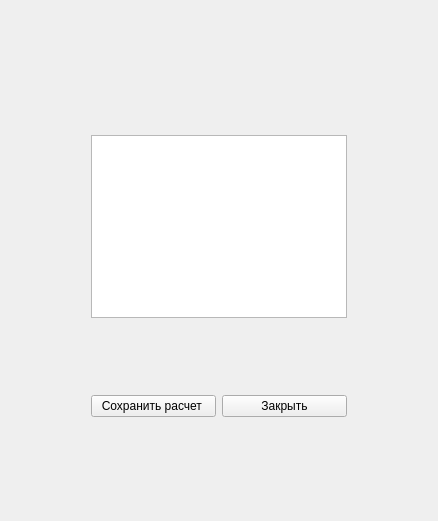
<?xml version="1.0" encoding="UTF-8"?>
<ui version="4.0">
 <class>filter_table</class>
 <widget class="QWidget" name="filter_table">
  <property name="geometry">
   <rect>
    <x>0</x>
    <y>0</y>
    <width>438</width>
    <height>521</height>
   </rect>
  </property>
  <property name="windowTitle">
   <string>Form</string>
  </property>
  <layout class="QGridLayout" name="gridLayout_5">
   <item row="0" column="1">
    <spacer name="verticalSpacer_4">
     <property name="orientation">
      <enum>Qt::Vertical</enum>
     </property>
     <property name="sizeHint" stdset="0">
      <size>
       <width>20</width>
       <height>120</height>
      </size>
     </property>
    </spacer>
   </item>
   <item row="1" column="0">
    <spacer name="horizontalSpacer">
     <property name="orientation">
      <enum>Qt::Horizontal</enum>
     </property>
     <property name="sizeHint" stdset="0">
      <size>
       <width>40</width>
       <height>20</height>
      </size>
     </property>
    </spacer>
   </item>
   <item row="1" column="1">
    <layout class="QGridLayout" name="gridLayout_3">
     <item row="1" column="1">
      <widget class="QTableWidget" name="tableWidget">
       <attribute name="horizontalHeaderCascadingSectionResizes">
        <bool>false</bool>
       </attribute>
       <attribute name="verticalHeaderCascadingSectionResizes">
        <bool>true</bool>
       </attribute>
       <attribute name="verticalHeaderShowSortIndicator" stdset="0">
        <bool>true</bool>
       </attribute>
      </widget>
     </item>
     <item row="0" column="1">
      <spacer name="verticalSpacer">
       <property name="orientation">
        <enum>Qt::Vertical</enum>
       </property>
       <property name="sizeHint" stdset="0">
        <size>
         <width>20</width>
         <height>40</height>
        </size>
       </property>
      </spacer>
     </item>
     <item row="2" column="1">
      <spacer name="verticalSpacer_2">
       <property name="orientation">
        <enum>Qt::Vertical</enum>
       </property>
       <property name="sizeHint" stdset="0">
        <size>
         <width>20</width>
         <height>40</height>
        </size>
       </property>
      </spacer>
     </item>
    </layout>
   </item>
   <item row="1" column="2">
    <spacer name="horizontalSpacer_2">
     <property name="orientation">
      <enum>Qt::Horizontal</enum>
     </property>
     <property name="sizeHint" stdset="0">
      <size>
       <width>40</width>
       <height>20</height>
      </size>
     </property>
    </spacer>
   </item>
   <item row="2" column="1">
    <layout class="QGridLayout" name="gridLayout_2">
     <item row="0" column="0">
      <widget class="QLabel" name="Image">
       <property name="text">
        <string/>
       </property>
       <property name="alignment">
        <set>Qt::AlignCenter</set>
       </property>
      </widget>
     </item>
     <item row="0" column="1">
      <widget class="QLabel" name="ACHH">
       <property name="text">
        <string/>
       </property>
       <property name="alignment">
        <set>Qt::AlignCenter</set>
       </property>
      </widget>
     </item>
    </layout>
   </item>
   <item row="3" column="1">
    <layout class="QGridLayout" name="gridLayout_4">
     <item row="0" column="0">
      <widget class="QLabel" name="INFO">
       <property name="text">
        <string/>
       </property>
       <property name="alignment">
        <set>Qt::AlignLeading|Qt::AlignLeft|Qt::AlignVCenter</set>
       </property>
      </widget>
     </item>
    </layout>
   </item>
   <item row="4" column="1">
    <layout class="QGridLayout" name="gridLayout">
     <item row="0" column="0">
      <widget class="QPushButton" name="pushButton_2">
       <property name="text">
        <string>Сохранить расчет </string>
       </property>
      </widget>
     </item>
     <item row="0" column="1">
      <widget class="QPushButton" name="pushButton">
       <property name="text">
        <string>Закрыть</string>
       </property>
      </widget>
     </item>
    </layout>
   </item>
   <item row="5" column="1">
    <spacer name="verticalSpacer_3">
     <property name="orientation">
      <enum>Qt::Vertical</enum>
     </property>
     <property name="sizeHint" stdset="0">
      <size>
       <width>20</width>
       <height>120</height>
      </size>
     </property>
    </spacer>
   </item>
  </layout>
 </widget>
 <resources/>
 <connections/>
</ui>
